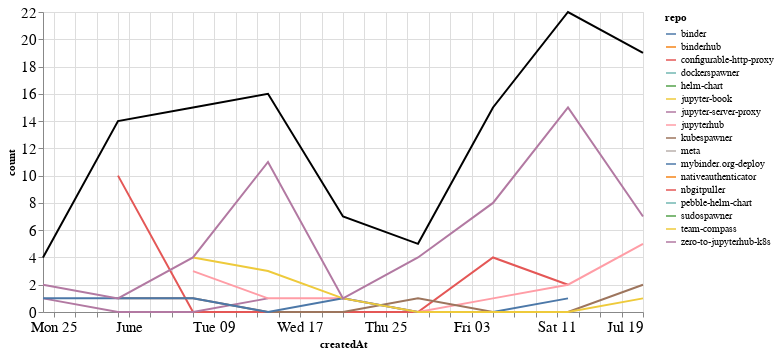

The notebook cell this image was saved under:
### Markdown cell above
## Comments

### Code cell
comments_time = comments.groupby('repo').resample('W', on='createdAt').count()['author'].reset_index()
comments_time = comments_time.rename(columns={'author': 'count'})
comments_time_total = comments_time.groupby('createdAt').agg({"count": "sum"}).reset_index()
ch1 = alt.Chart(comments_time, width=600).mark_line().encode(
    x='createdAt',
    y='count',
    color='repo',
    tooltip="repo"
)

ch2 = alt.Chart(comments_time_total, width=600).mark_line(color="black").encode(
    x='createdAt',
    y='count',
)

ch1 + ch2

### Figure 1 — Vega-Lite specification as saved in the notebook (floating-point values rounded to 4 significant figures)
{"config": {"axisLeft": {"labelFontSize": 15}, "axisBottom": {"labelFontSize": 15}}, "layer": [{"data": {"name": "data-da9afa0201c8a54bd4d5af31db59452c"}, "mark": "line", "encoding": {"color": {"type": "nominal", "field": "repo"}, "tooltip": {"type": "nominal", "field": "repo"}, "x": {"type": "temporal", "field": "createdAt"}, "y": {"type": "quantitative", "field": "count"}}, "width": 600}, {"data": {"name": "data-f6b6b4e61dfb06eff182441bf308bde1"}, "mark": {"type": "line", "color": "black"}, "encoding": {"x": {"type": "temporal", "field": "createdAt"}, "y": {"type": "quantitative", "field": "count"}}, "width": 600}], "$schema": "https://vega.github.io/schema/vega-lite/v4.8.1.json", "datasets": {"data-da9afa0201c8a54bd4d5af31db59452c": [{"repo": "binder", "createdAt": "2020-07-19T00:00:00", "count": 2}, {"repo": "binderhub", "createdAt": "2020-05-31T00:00:00", "count": 1}, {"repo": "configurable-http-proxy", "createdAt": "2020-05-31T00:00:00", "count": 10}, {"repo": "configurable-http-proxy", "createdAt": "2020-06-07T00:00:00", "count": 0}, {"repo": "configurable-http-proxy", "createdAt": "2020-06-14T00:00:00", "count": 0}, {"repo": "configurable-http-proxy", "createdAt": "2020-06-21T00:00:00", "count": 0}, {"repo": "configurable-http-proxy", "createdAt": "2020-06-28T00:00:00", "count": 0}, {"repo": "configurable-http-proxy", "createdAt": "2020-07-05T00:00:00", "count": 4}, {"repo": "configurable-http-proxy", "createdAt": "2020-07-12T00:00:00", "count": 2}, {"repo": "dockerspawner", "createdAt": "2020-07-05T00:00:00", "count": 1}, {"repo": "helm-chart", "createdAt": "2020-06-07T00:00:00", "count": 1}, {"repo": "jupyter-book", "createdAt": "2020-07-12T00:00:00", "count": 1}, {"repo": "jupyter-server-proxy", "createdAt": "2020-05-24T00:00:00", "count": 1}, {"repo": "jupyter-server-proxy", "createdAt": "2020-05-31T00:00:00", "count": 0}, {"repo": "jupyter-server-proxy", "createdAt": "2020-06-07T00:00:00", "count": 0}, {"repo": "jupyter-server-proxy", "createdAt": "2020-06-14T00:00:00", "count": 1}, {"repo": "jupyterhub", "createdAt": "2020-06-07T00:00:00", "count": 3}, {"repo": "jupyterhub", "createdAt": "2020-06-14T00:00:00", "count": 1}, {"repo": "jupyterhub", "createdAt": "2020-06-21T00:00:00", "count": 1}, {"repo": "jupyterhub", "createdAt": "2020-06-28T00:00:00", "count": 0}, {"repo": "jupyterhub", "createdAt": "2020-07-05T00:00:00", "count": 1}, {"repo": "jupyterhub", "createdAt": "2020-07-12T00:00:00", "count": 2}, {"repo": "jupyterhub", "createdAt": "2020-07-19T00:00:00", "count": 5}, {"repo": "kubespawner", "createdAt": "2020-05-31T00:00:00", "count": 1}, {"repo": "kubespawner", "createdAt": "2020-06-07T00:00:00", "count": 1}, {"repo": "kubespawner", "createdAt": "2020-06-14T00:00:00", "count": 0}, {"repo": "kubespawner", "createdAt": "2020-06-21T00:00:00", "count": 0}, {"repo": "kubespawner", "createdAt": "2020-06-28T00:00:00", "count": 1}, {"repo": "kubespawner", "createdAt": "2020-07-05T00:00:00", "count": 0}, {"repo": "kubespawner", "createdAt": "2020-07-12T00:00:00", "count": 0}, {"repo": "kubespawner", "createdAt": "2020-07-19T00:00:00", "count": 2}, {"repo": "meta", "createdAt": "2020-07-19T00:00:00", "count": 2}, {"repo": "mybinder.org-deploy", "createdAt": "2020-05-24T00:00:00", "count": 1}, {"repo": "mybinder.org-deploy", "createdAt": "2020-05-31T00:00:00", "count": 1}, {"repo": "mybinder.org-deploy", "createdAt": "2020-06-07T00:00:00", "count": 1}, {"repo": "mybinder.org-deploy", "createdAt": "2020-06-14T00:00:00", "count": 0}, {"repo": "mybinder.org-deploy", "createdAt": "2020-06-21T00:00:00", "count": 1}, {"repo": "mybinder.org-deploy", "createdAt": "2020-06-28T00:00:00", "count": 0}, {"repo": "mybinder.org-deploy", "createdAt": "2020-07-05T00:00:00", "count": 0}, {"repo": "mybinder.org-deploy", "createdAt": "2020-07-12T00:00:00", "count": 1}, {"repo": "nativeauthenticator", "createdAt": "2020-07-12T00:00:00", "count": 1}, {"repo": "nbgitpuller", "createdAt": "2020-07-05T00:00:00", "count": 1}, {"repo": "pebble-helm-chart", "createdAt": "2020-06-07T00:00:00", "count": 1}, {"repo": "sudospawner", "createdAt": "2020-06-21T00:00:00", "count": 3}, {"repo": "team-compass", "createdAt": "2020-06-07T00:00:00", "count": 4}, {"repo": "team-compass", "createdAt": "2020-06-14T00:00:00", "count": 3}, {"repo": "team-compass", "createdAt": "2020-06-21T00:00:00", "count": 1}, {"repo": "team-compass", "createdAt": "2020-06-28T00:00:00", "count": 0}, {"repo": "team-compass", "createdAt": "2020-07-05T00:00:00", "count": 0}, {"repo": "team-compass", "createdAt": "2020-07-12T00:00:00", "count": 0}, {"repo": "team-compass", "createdAt": "2020-07-19T00:00:00", "count": 1}, {"repo": "zero-to-jupyterhub-k8s", "createdAt": "2020-05-24T00:00:00", "count": 2}, {"repo": "zero-to-jupyterhub-k8s", "createdAt": "2020-05-31T00:00:00", "count": 1}, {"repo": "zero-to-jupyterhub-k8s", "createdAt": "2020-06-07T00:00:00", "count": 4}, {"repo": "zero-to-jupyterhub-k8s", "createdAt": "2020-06-14T00:00:00", "count": 11}, {"repo": "zero-to-jupyterhub-k8s", "createdAt": "2020-06-21T00:00:00", "count": 1}, {"repo": "zero-to-jupyterhub-k8s", "createdAt": "2020-06-28T00:00:00", "count": 4}, {"repo": "zero-to-jupyterhub-k8s", "createdAt": "2020-07-05T00:00:00", "count": 8}, {"repo": "zero-to-jupyterhub-k8s", "createdAt": "2020-07-12T00:00:00", "count": 15}, {"repo": "zero-to-jupyterhub-k8s", "createdAt": "2020-07-19T00:00:00", "count": 7}], "data-f6b6b4e61dfb06eff182441bf308bde1": [{"createdAt": "2020-05-24T00:00:00", "count": 4}, {"createdAt": "2020-05-31T00:00:00", "count": 14}, {"createdAt": "2020-06-07T00:00:00", "count": 15}, {"createdAt": "2020-06-14T00:00:00", "count": 16}, {"createdAt": "2020-06-21T00:00:00", "count": 7}, {"createdAt": "2020-06-28T00:00:00", "count": 5}, {"createdAt": "2020-07-05T00:00:00", "count": 15}, {"createdAt": "2020-07-12T00:00:00", "count": 22}, {"createdAt": "2020-07-19T00:00:00", "count": 19}]}}
